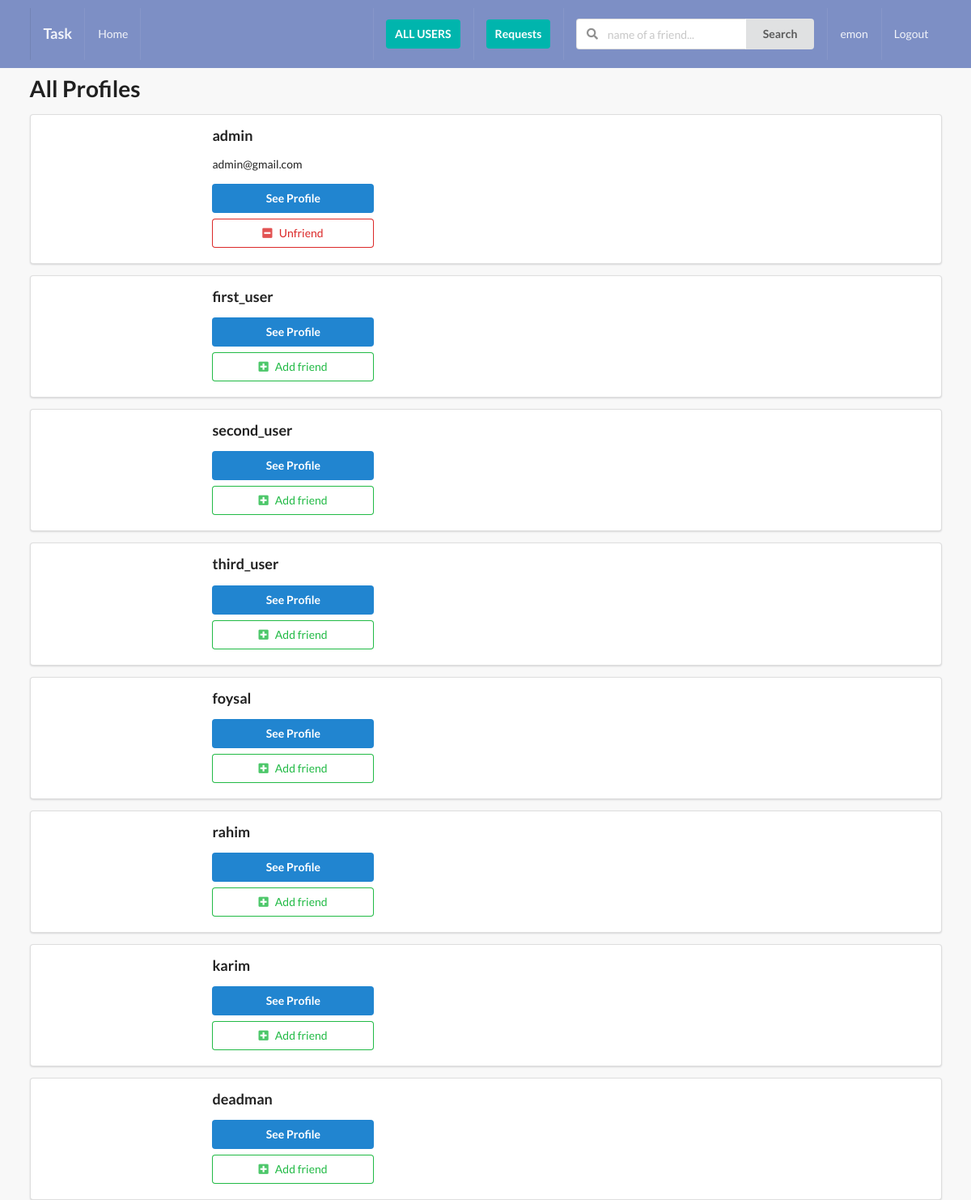
The page /profile/all-profiles/ (signed in) on the database its author committed.
### profiles/models.py (models this page shows, shortened)
class Profile(models.Model):
    fast_name = models.CharField(max_length=100, blank=True)
    last_name = models.CharField(max_length=100, blank=True)
    user = models.OneToOneField(User, on_delete=models.CASCADE)
    email = models.EmailField(max_length=200, blank=True)
    country = models.CharField(max_length=100, blank=True)
    avatar = models.ImageField(default='avatar.png', upload_to='images/', blank=True, null=True)
    friends = models.ManyToManyField(User, blank=True, related_name='friends')
    slug = models.SlugField(unique=True, blank=True)
    updated = models.DateTimeField(auto_now=True)
    created = models.DateTimeField(auto_now_add=True)
    objects = ProfileManager()

### profiles/views.py (the view)
# urls.py: path('all-profiles/', views.ProfileListView.as_view(), name='all-profiles-view'),
class ProfileListView(ListView):
    model = Profile
    template_name = 'profile/profile_list.html'
    def get_queryset(self):
        qs = Profile.objects.get_all_profiles(self.request.user)
        return qs
    def get_context_data(self, **kwargs):
        context = super().get_context_data(**kwargs)
        context["hello"] = "Hello user"
        user = User.objects.get(username__iexact= self.request.user)
        profile = Profile.objects.get(user=user)
        rel_r = Relationship.objects.filter(sender=profile)
        rel_s = Relationship.objects.filter(receiver=profile)
        rel_sender = []
        rel_receiver = []
        for item in rel_r:
            rel_receiver.append(item.receiver.user)
        for item in rel_s:
            rel_sender.append(item.sender.user)
        context['rel_receiver'] = rel_receiver
        context['rel_sender'] = rel_sender
        context['is_empty'] = False
        if len(self.get_queryset()) == 0:
            context['is_empty'] = True
        return context

### profiles/models.py (called while the page is built)
    def get_all_profiles(self, me):
        profiles = Profile.objects.all().exclude(user=me)
        return profiles

### templates/profile/profile_list.html (shortened to what this page needs)
{% extends "base.html" %}
{% block content %}
<h1>All Profiles</h1>
{% for obj in object_list %}
    <div class="ui segment">
        <div class="ui grid">
            <div class="row">
                <div class="three wide column">
                </div>
                <div class="thirteen wide column">
                    <h3>{{obj.user}}</h3>
                    <p>{{obj.email}}</p>
                    <button class="ui primary button mb-7 w-big">See Profile</button>
                    <br>
                    {% if obj.user not in rel_receiver and obj.user not in rel_sender %}
                    <form action="{% url 'send-invite' %}" method="POST">
                        <button type="submit" class="ui positive basic button mb-5 w-big"><i class="plus square icon"></i>Add friend</button>
                    </form>
                    {% endif %}
                    {% if request.user in obj.friends.all %}
                    <form action="{% url 'remove-friend' %}" method="POST">
                        <button type="submit" class="ui negative basic button mb-5 w-big"><i class="minus square icon"></i>Unfriend</button>
                    </form>
                    {% endif %}
                </div>
            </div>
        </div>
    </div>
{% endfor %}
{% endblock content %}

### templates/home/navbar.html (shortened to what this page needs)
<div class="ui inverted menu nav mb-7">
    <div class="ui container">
      <a href="" class="item">
          <h3>Task</h3>
      </a>
      {% if request.user.is_authenticated %}
      <a href="{% url 'home' %}" class="item">
          Home
      </a>
      {% endif %}
      <div class="right menu">
          {% if request.user.is_authenticated %}
          <div class="item">
              <div class="ui floating dropdown icon button teal">
                <a href="{% url 'all-profiles-view' %}" style="color: #fff"> ALL USERS </a>
               </div>
          </div>
          <div class="item">
            <div class="ui floating dropdown icon button teal">
              <a href="{% url 'my-invites-view' %}" style="color: #fff"> Requests </a>
             </div>
        </div>
               <div class="item">
                <form action="" method="GET">
                  <div class="ui action left icon input">
                  <input class="prompt" type="text" name='q' placeholder="name of a friend...">
                  <button type='submit' class="ui button">Search</button>
                  </div>
              </form>
              </div>
              <a href="" class="item">
                   {{ request.user }}
              </a>
              <a href="{% url 'logout' %}" class="ui item">
                  Logout
              </a>
          {% else %}
          <a href="" class="ui item">
                  Login
              </a>
          {% endif %}
      </div>
    </div>
  </div>

### static/style.css (style rules this page uses)
body { background: #f8f8f8 !important; }
.nav { border-radius: 0 !important; padding: 10px 0 10px 0; background-color: #7d8fc5 !important; }
.mb-7 { margin-bottom: 7px !important; }
.w-big { width : 200px !important; }
.mb-5 { margin-bottom: 5px !important; }

### rows shown on the page
Profile: user "admin", email "admin@gmail.com"
Profile: user "first_user"
Profile: user "second_user"
Profile: user "third_user"
Profile: user "foysal"
Profile: user "rahim"
Profile: user "karim"
Profile: user "deadman"

### other values the page prints
{{ request.user }} "emon"
